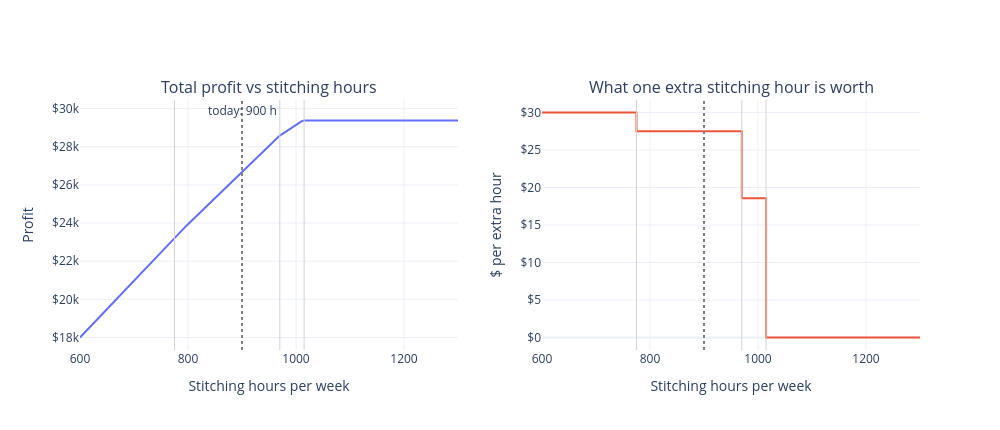

This figure's notebook cell:
### Markdown cell above
## 7. What if we had a lot more stitching time?

A shadow price is only true **near where you are today**. Let's vary stitching hours from 600 to 1,300 and watch what an extra hour is worth.

### Code cell
import plotly.graph_objects as go
from plotly.subplots import make_subplots

hours = list(range(600, 1301, 5))
profits, values = [], []
for h in hours:
    m_h, _ = solve(dict(hours_available, stitching=h))
    profits.append(pulp.value(m_h.objective))
    values.append(m_h.get_constraint_by_name("hours_stitching").pi)

# Where the value of an extra hour changes
breaks = [hours[i] for i in range(1, len(hours)) if abs(values[i] - values[i - 1]) > 1e-6]

fig = make_subplots(rows=1, cols=2, subplot_titles=(
    "Total profit vs stitching hours", "What one extra stitching hour is worth"))
fig.add_trace(go.Scatter(x=hours, y=profits, mode="lines",
                         hovertemplate="%{x} h<br>profit $%{y:,.0f}<extra></extra>"), row=1, col=1)
fig.add_trace(go.Scatter(x=hours, y=values, mode="lines", line_shape="hv",
                         hovertemplate="%{x} h<br>$%{y:.2f} per extra hour<extra></extra>"), row=1, col=2)
for col in (1, 2):
    fig.add_vline(x=hours_available["stitching"], line_dash="dot", line_color="gray", row=1, col=col)
    for b in breaks:
        fig.add_vline(x=b, line_width=1, line_color="lightgray", row=1, col=col)
fig.add_annotation(x=hours_available["stitching"], y=max(profits), text="today: 900 h",
                   showarrow=False, yshift=10, row=1, col=1)
fig.update_xaxes(title_text="Stitching hours per week")
fig.update_yaxes(title_text="Profit", tickprefix="$", row=1, col=1)
fig.update_yaxes(title_text="$ per extra hour", tickprefix="$", row=1, col=2)
fig.update_layout(height=430, width=1000, showlegend=False, template="plotly_white")
fig.show()
print("Value of an extra hour changes near:", breaks, "hours")

### Figure 1 — Plotly figure (JSON) as saved in the notebook; plotly's stock layout.template omitted (floating-point values rounded to 4 significant figures; data arrays with more than 128 entries replaced by an {"elided": "..."} marker saying what was removed)
{"data": [{"hovertemplate": "%{x} h<br>profit $%{y:,.0f}<extra></extra>", "mode": "lines", "type": "scatter", "x": {"elided": "141 int values"}, "xaxis": "x", "y": {"elided": "141 float values"}, "yaxis": "y"}, {"hovertemplate": "%{x} h<br>$%{y:.2f} per extra hour<extra></extra>", "line": {"shape": "hv"}, "mode": "lines", "type": "scatter", "x": {"elided": "141 int values"}, "xaxis": "x2", "y": {"elided": "141 float values"}, "yaxis": "y2"}], "layout": {"annotations": [{"font": {"size": 16}, "showarrow": false, "text": "Total profit vs stitching hours", "x": 0.225, "xanchor": "center", "xref": "paper", "y": 1.0, "yanchor": "bottom", "yref": "paper"}, {"font": {"size": 16}, "showarrow": false, "text": "What one extra stitching hour is worth", "x": 0.775, "xanchor": "center", "xref": "paper", "y": 1.0, "yanchor": "bottom", "yref": "paper"}, {"showarrow": false, "text": "today: 900 h", "x": 900, "xref": "x", "y": 29380.0, "yref": "y", "yshift": 10}], "height": 430, "shapes": [{"line": {"color": "gray", "dash": "dot"}, "type": "line", "x0": 900, "x1": 900, "xref": "x", "y0": 0, "y1": 1, "yref": "y domain"}, {"line": {"color": "lightgray", "width": 1}, "type": "line", "x0": 775, "x1": 775, "xref": "x", "y0": 0, "y1": 1, "yref": "y domain"}, {"line": {"color": "lightgray", "width": 1}, "type": "line", "x0": 970, "x1": 970, "xref": "x", "y0": 0, "y1": 1, "yref": "y domain"}, {"line": {"color": "lightgray", "width": 1}, "type": "line", "x0": 1015, "x1": 1015, "xref": "x", "y0": 0, "y1": 1, "yref": "y domain"}, {"line": {"color": "gray", "dash": "dot"}, "type": "line", "x0": 900, "x1": 900, "xref": "x2", "y0": 0, "y1": 1, "yref": "y2 domain"}, {"line": {"color": "lightgray", "width": 1}, "type": "line", "x0": 775, "x1": 775, "xref": "x2", "y0": 0, "y1": 1, "yref": "y2 domain"}, {"line": {"color": "lightgray", "width": 1}, "type": "line", "x0": 970, "x1": 970, "xref": "x2", "y0": 0, "y1": 1, "yref": "y2 domain"}, {"line": {"color": "lightgray", "width": 1}, "type": "line", "x0": 1015, "x1": 1015, "xref": "x2", "y0": 0, "y1": 1, "yref": "y2 domain"}], "showlegend": false, "width": 1000, "xaxis": {"anchor": "y", "domain": [0.0, 0.45], "title": {"text": "Stitching hours per week"}}, "xaxis2": {"anchor": "y2", "domain": [0.55, 1.0], "title": {"text": "Stitching hours per week"}}, "yaxis": {"anchor": "x", "domain": [0.0, 1.0], "tickprefix": "$", "title": {"text": "Profit"}}, "yaxis2": {"anchor": "x2", "domain": [0.0, 1.0], "tickprefix": "$", "title": {"text": "$ per extra hour"}}}}
